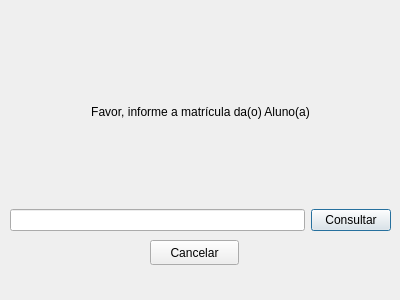
<?xml version="1.0" encoding="UTF-8"?>
<ui version="4.0">
 <class>consultacadastroaluno</class>
 <widget class="QDialog" name="consultacadastroaluno">
  <property name="geometry">
   <rect>
    <x>0</x>
    <y>0</y>
    <width>400</width>
    <height>300</height>
   </rect>
  </property>
  <property name="windowTitle">
   <string>Dialog</string>
  </property>
  <widget class="QWidget" name="layoutWidget">
   <property name="geometry">
    <rect>
     <x>10</x>
     <y>20</y>
     <width>381</width>
     <height>211</height>
    </rect>
   </property>
   <layout class="QVBoxLayout" name="verticalLayout">
    <item>
     <widget class="QLabel" name="label">
      <property name="text">
       <string>Favor, informe a matrícula da(o) Aluno(a)</string>
      </property>
      <property name="alignment">
       <set>Qt::AlignCenter</set>
      </property>
     </widget>
    </item>
    <item>
     <layout class="QHBoxLayout" name="horizontalLayout">
      <item>
       <widget class="QLineEdit" name="matricula">
        <property name="maxLength">
         <number>11</number>
        </property>
       </widget>
      </item>
      <item>
       <widget class="QPushButton" name="btn_consulta">
        <property name="text">
         <string>Consultar</string>
        </property>
       </widget>
      </item>
     </layout>
    </item>
   </layout>
  </widget>
  <widget class="QPushButton" name="btn_cancelar">
   <property name="geometry">
    <rect>
     <x>150</x>
     <y>240</y>
     <width>89</width>
     <height>25</height>
    </rect>
   </property>
   <property name="text">
    <string>Cancelar</string>
   </property>
  </widget>
 </widget>
 <resources/>
 <connections/>
</ui>
